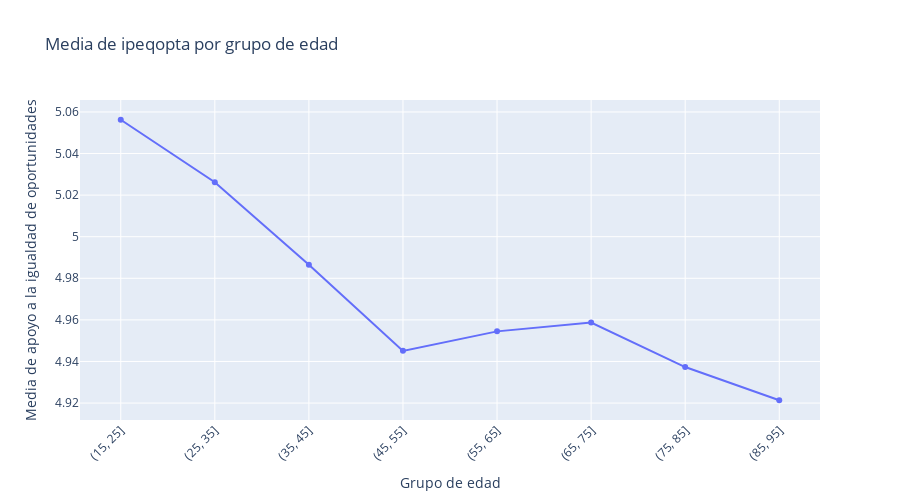

Here is the notebook cell this chart was saved with:
### Code cell
# Gráfico de la media de ipeqopta por edad en intervalos de 10 años
age_means = df_clean.groupby(pd.cut(df_clean['agea'], bins=np.arange(min_age, 100, 10)))['ipeqopta'].mean().reset_index()
age_means.columns = ['age_group', 'ipeqopta_mean']

# Convertir los intervalos a strings para mejor visualización
age_means['age_label'] = age_means['age_group'].astype(str)

fig = px.line(age_means, 
              x='age_label', 
              y='ipeqopta_mean',
              markers=True,
              labels={'age_label': 'Grupo de edad', 'ipeqopta_mean': 'Media de apoyo a la igualdad de oportunidades'},
              title='Media de ipeqopta por grupo de edad')

fig.update_layout(xaxis_tickangle=-45, height=500)
fig.show()

### Figure 1 — Plotly figure (JSON) as saved in the notebook; plotly's stock layout.template omitted (floating-point values rounded to 4 significant figures)
{"data": [{"hovertemplate": "Grupo de edad=%{x}<br>Media de apoyo a la igualdad de oportunidades=%{y}<extra></extra>", "legendgroup": "", "line": {"color": "#636efa", "dash": "solid"}, "marker": {"symbol": "circle"}, "mode": "lines+markers", "name": "", "orientation": "v", "showlegend": false, "type": "scatter", "x": ["(15, 25]", "(25, 35]", "(35, 45]", "(45, 55]", "(55, 65]", "(65, 75]", "(75, 85]", "(85, 95]"], "xaxis": "x", "y": [5.056, 5.026, 4.987, 4.945, 4.954, 4.959, 4.937, 4.921], "yaxis": "y"}], "layout": {"height": 500, "legend": {"tracegroupgap": 0}, "title": {"text": "Media de ipeqopta por grupo de edad"}, "xaxis": {"anchor": "y", "domain": [0, 1], "tickangle": -45, "title": {"text": "Grupo de edad"}}, "yaxis": {"anchor": "x", "domain": [0, 1], "title": {"text": "Media de apoyo a la igualdad de oportunidades"}}}}
